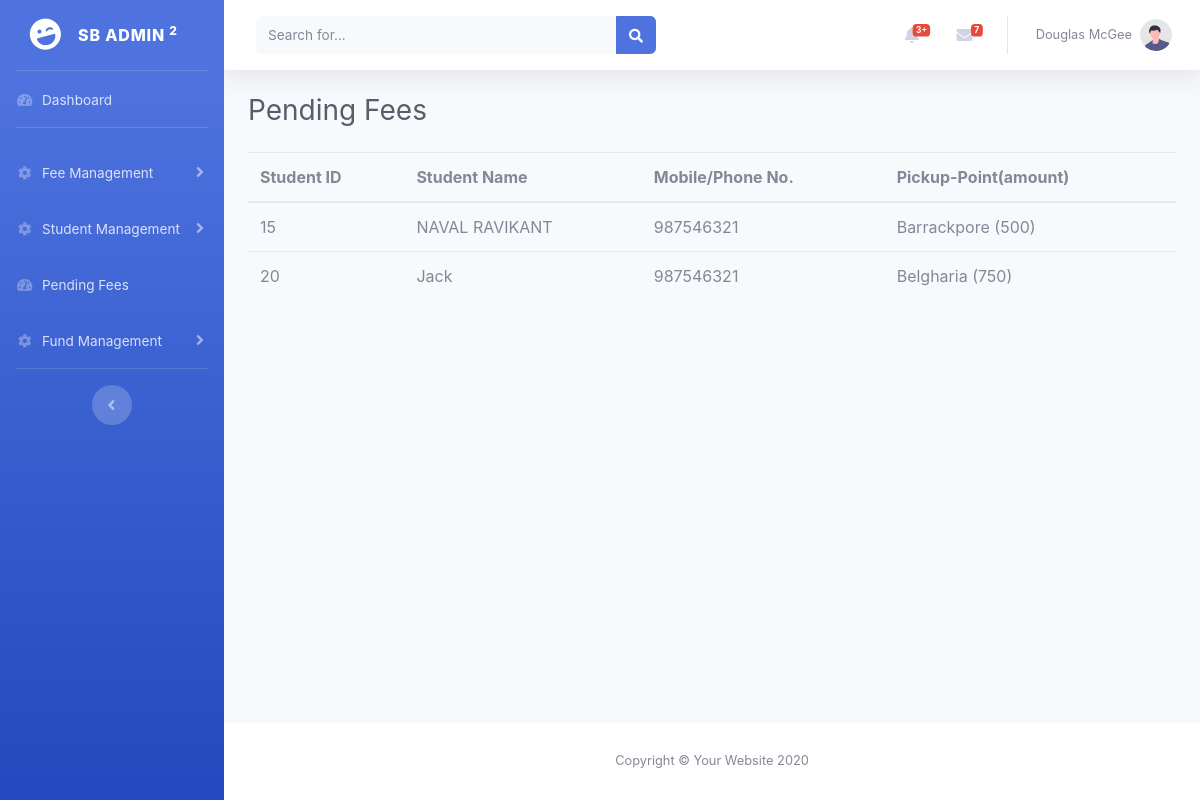
Page /index.php/admin/pendingfees on the committed database.
### tables this page shows
CREATE TABLE `student_admission` (
  `student_id` varchar(500) NOT NULL,
  `student_name` varchar(500) NOT NULL,
  `student_image` varchar(500) NOT NULL,
  `father_name` varchar(500) NOT NULL,
  `mother_name` varchar(500) NOT NULL,
  `address` varchar(500) NOT NULL,
  `mobile_no` varchar(500) NOT NULL,
  `adhaar` varchar(500) NOT NULL,
  `gender` varchar(500) NOT NULL,
  `dob` date NOT NULL,
  `pickup_point` int(11) NOT NULL,
  `sid` int(11) NOT NULL
);

CREATE TABLE `ifeesetup` (
  `fee_id` int(11) NOT NULL,
  `pickup_point` varchar(500) NOT NULL,
  `busfee` varchar(500) NOT NULL
);

### application/controllers/Admin.php (called while the page is built, shortened)
<?php
class Admin extends CI_Controller
{
	public function __construct()
	{
		$this->load->helper("url");
		$this->load->database();
		$this->load->model("Admin_mod");
	}
 public function pendingfees(){
      $res=$this->Admin_mod->pendingfeesmod();
	  $w=array(
		'row'=>$res
	  );
	$this->load->view('pendingfees',$w);
 }
}
?>

### index.php (called while the page is built, shortened)
<?php
require_once BASEPATH.'core/CodeIgniter.php';

### application/models/Admin_mod.php (called while the page is built, shortened)
<?php
	class Admin_mod extends CI_Model
	{
		 public function pendingfeesmod(){
			$td=date("Y-m-d");
			$this->db->where("s_to > '$td'");
			$q=$this->db->get("fee_receipts");
			$rs=$q->result();
			$paid=array();
             if(count($rs)>0){
			$q=$this->db->select("student_admission.*,ifeesetup.pickup_point as pic,ifeesetup.busfee")->from("student_admission")->join("ifeesetup","ifeesetup.fee_id=student_admission.pickup_point")->where_not_in("student_admission.sid",$paid)->get();
			$rs=$q->result();
			 }else{
				$q=$this->db->select("student_admission.*,ifeesetup.pickup_point as pic,ifeesetup.busfee")->from("student_admission")->join("ifeesetup","ifeesetup.fee_id=student_admission.pickup_point")->get();
				$rs=$q->result();
			 }
		return $rs;
		 }
	}
?>

### application/views/pendingfees.php (the view, shortened to what this page needs)
      <div id="content-wrapper" class="d-flex flex-column">
          <div id="content">
              <div class="container-fluid">
                  <h1 class="h3 mb-4 text-gray-800">Pending Fees</h1>
                  <table class="table">
  <thead>
    <tr>
      <th>Student ID</th>
      <th>Student Name</th>
      <th>Mobile/Phone No.</th>
      <th>Pickup-Point(amount)</th>
    </tr>
  </thead>
  <tbody>
  <?php foreach ($row as $r){ ?>
    <tr>
     <td> <?php echo $r->student_id; ?></td>
     <td> <?php echo $r->student_name; ?></td>
     <td> <?php echo $r->mobile_no; ?></td>
     <td> <?php echo $r->pic; ?> (<?php echo $r->busfee; ?>)</td>
    </tr>
    <?php } ?>
  </tbody>
</table>
              </div>
          </div>

### rows in the picture
student_admission: student "15", student_name "NAVAL RAVIKANT", mobile_no "987546321", ifeesetup.pickup_point "Barrackpore", ifeesetup.busfee "500"
student_admission: student "20", student_name "Jack", mobile_no "987546321", ifeesetup.pickup_point "Belgharia", ifeesetup.busfee "750"
